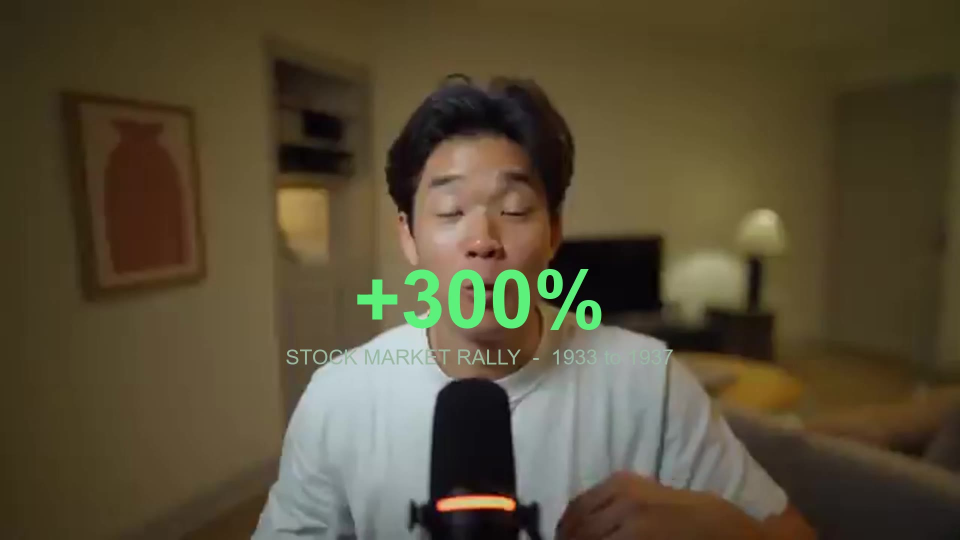
#> input picture projects/US Economy/experiment_roaring20s/qa/composite_test.jpg, 1920 x 1080 px (shown at 1/2 size); its folder holds only this picture in this run
$ python -i source.py   (imports and definitions only)
#> lines starting #> are read from the running program, lines starting #| are printed output that depends on the picture
#> further down, picture is the input picture: PIL image 1920x1080 RGB; mean R, G, B 87.3, 77, 53.9
"""Generate-from-source asset prep — the deterministic half of the explainer's
`generate-from-source` ingest mode (registry.json `types[].ingest`).

A source paper/article becomes the chapter spec's INPUT assets:
  - figure_catalog / extract_figure : lift empirical figures for PaperFigure   [PIL]
  - synthesize_segments             : narration wavs via OmniVoice (cloning)    [nolan.tts]
  - word_timestamps                 : per-wav Whisper word timings → wordsCache [nolan.whisper]

The agent authors the chapter spec BETWEEN figure_catalog and synthesize (that's the
skill part — pick figures, write the script, place anchors); `ingest_explainer` then
assembles spec + these assets into the render job. In-process ports of the former
web-video-lab probes (extract_figure.py, synth_omnivoice.py, word_timestamps*.py); heavy
deps (tts/whisper/PIL) are imported lazily so importing this module stays cheap.
"""
from __future__ import annotations

import json
import re
from pathlib import Path
from urllib.parse import urljoin
from urllib.request import urlopen

from .ingest import _localize


# ───────────────────────────────── figures (PIL, no model) ─────────────────────────────────
# [57 lines left out: functions _mineru_figures, _html_figures, figure_catalog, _figure_img_src, _load_img, not called in this run]


def _trim(im, pad: int = 12, thresh: int = 250):
    """Crop near-white margins, then pad with transparent pixels."""
#> called with pad = 12, thresh = 250
    from PIL import Image, ImageChops
    rgb = im.convert("RGB")
    bg = Image.new("RGB", rgb.size, (255, 255, 255))
#> bg: PIL image 1920x1080 RGB; every value is 255
    diff = ImageChops.difference(rgb, bg).convert("L")
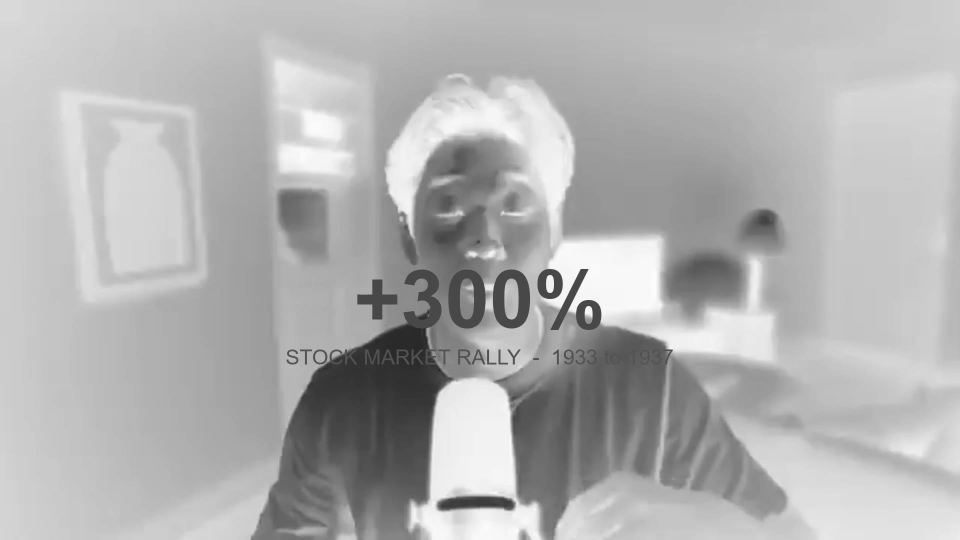
#> diff: PIL image 1920x1080 L (shown at 1/2 size); min 25, max 255, mean 177.5
    bbox = diff.point(lambda p: 255 if p > (255 - thresh) else 0).getbbox()
#> bbox = (0, 0, 1920, 1080)
    if bbox:
        im = im.crop(bbox)
    out = Image.new("RGBA", (im.width + 2 * pad, im.height + 2 * pad), (0, 0, 0, 0))
#> out: PIL image 1944x1104 RGBA; every value is 0
    out.paste(im, (pad, pad))
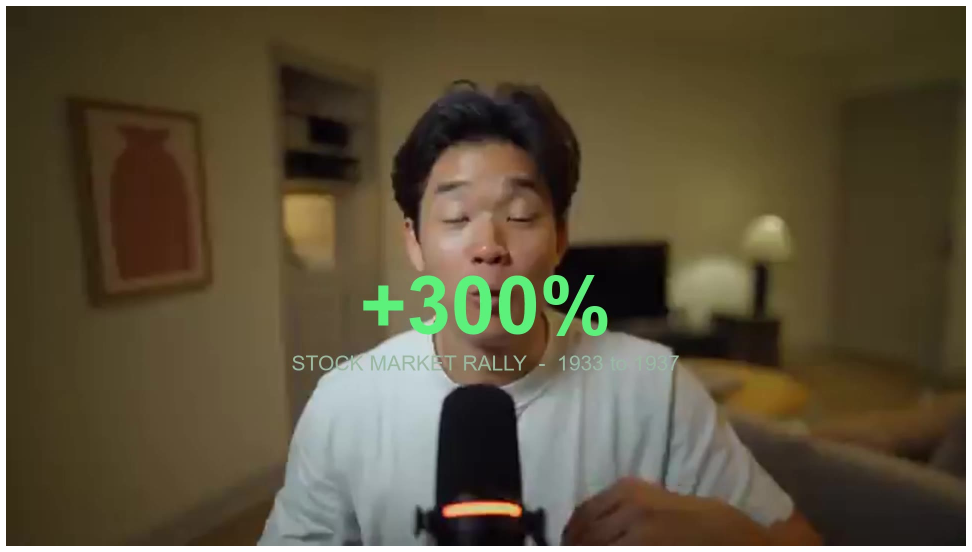
#> out: PIL image 1944x1104 RGBA (shown at 1/2 size); mean R, G, B, A 84.4, 74.4, 52.1, 246.4; transparent parts drawn white
    return out


# [92 lines left out: functions _matte, extract_figure, synthesize_segments, word_timestamps, not called in this run]

>>> from PIL import Image
>>> picture = Image.open('../../../projects/US Economy/experiment_roaring20s/qa/composite_test.jpg')
>>> result = _trim(picture)

$ run again, on projects/US Economy/experiment_roaring20s/qa/annotate_E_video_3.0.jpg
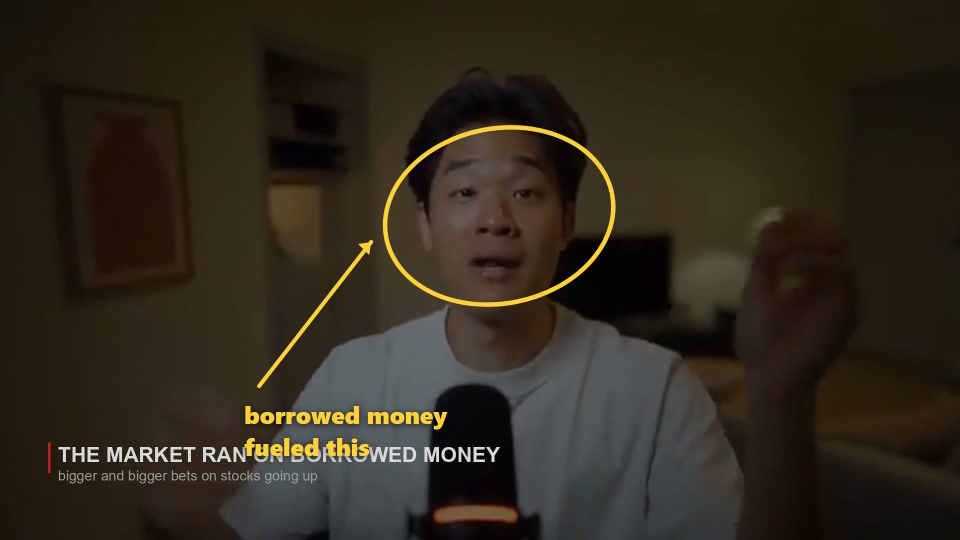
#> input picture projects/US Economy/experiment_roaring20s/qa/annotate_E_video_3.0.jpg, 1920 x 1080 px (shown at 1/2 size)
#> picture is the input picture: PIL image 1920x1080 RGB; mean R, G, B 48.5, 40.9, 29.1
#> bg: PIL image 1920x1080 RGB; every value is 255
#> in _trim, `diff = ImageChops.difference(rgb, bg).convert("L")`:
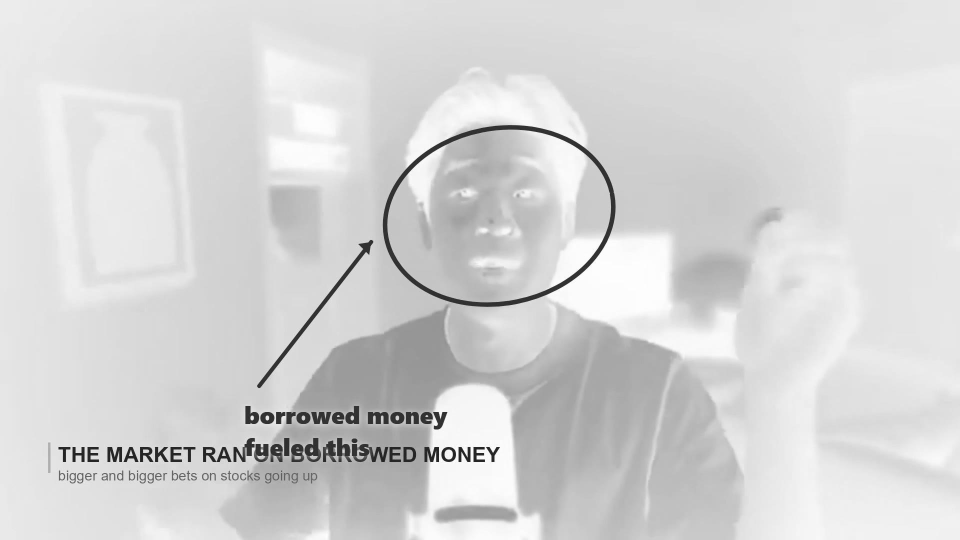
#> diff: PIL image 1920x1080 L (shown at 1/2 size); min 9, max 255, mean 213.2
#> bbox = (0, 0, 1920, 1080)
#> in _trim, `out.paste(im, (pad, pad))`:
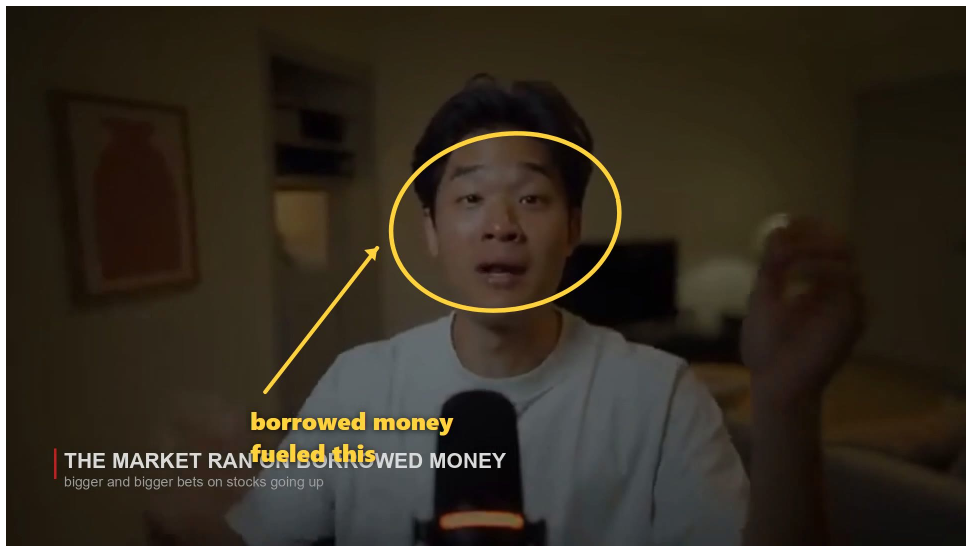
#> out: PIL image 1944x1104 RGBA (shown at 1/2 size); mean R, G, B, A 46.9, 39.5, 28.1, 246.4; transparent parts drawn white
